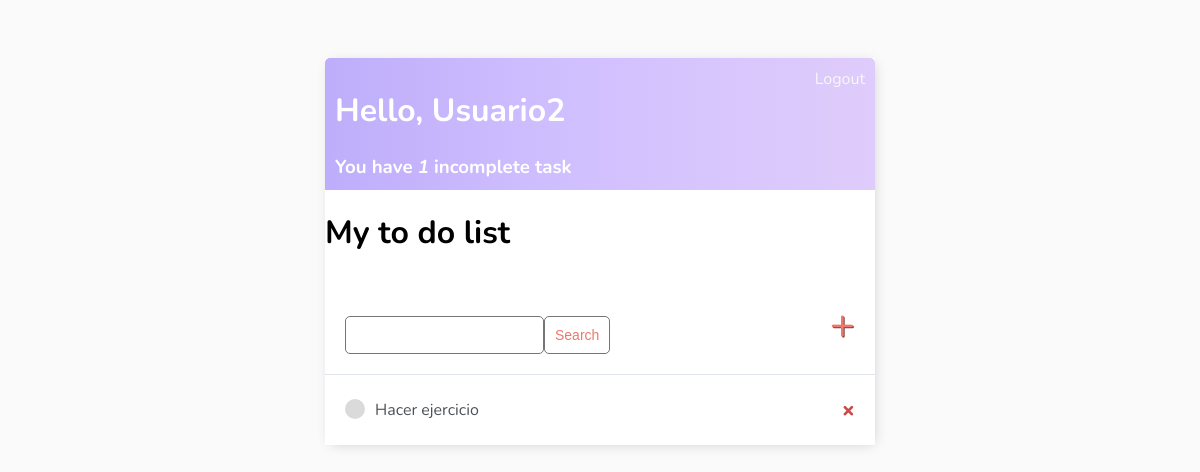
The app's page / (signed in), older data.
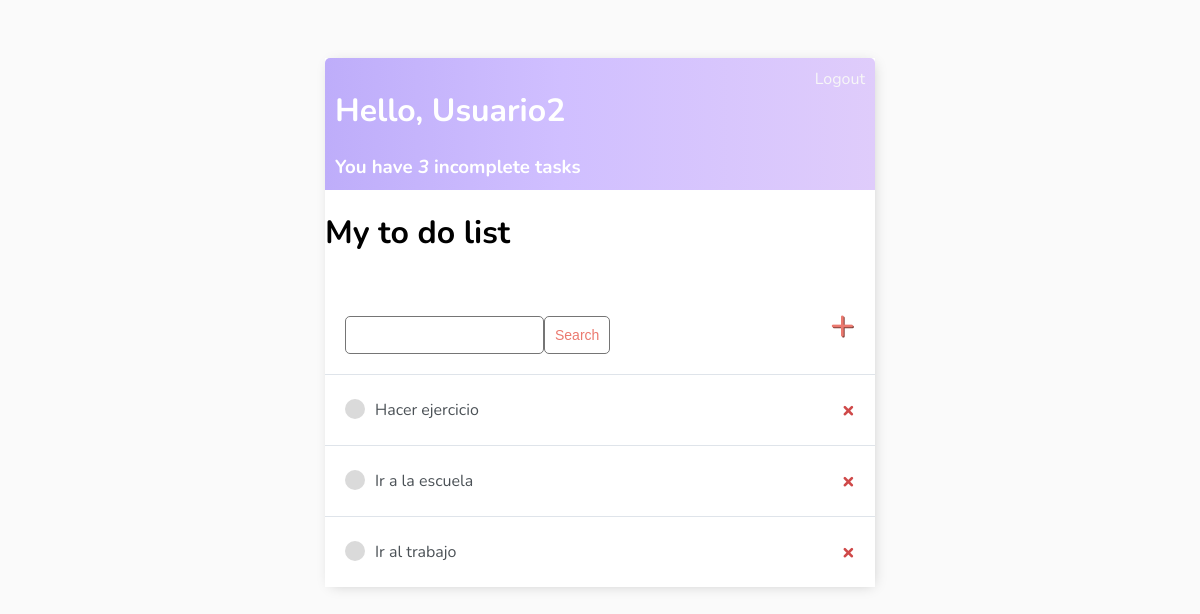
The same page, newer data.
### base/models.py (models this page shows)
class Task(models.Model):
    user = models.ForeignKey(User, on_delete=models.CASCADE, null=True, blank=True)
    title = models.CharField(max_length=200)
    description = models.TextField(null=True, blank=True)
    complete = models.BooleanField(default=False)
    created = models.DateTimeField(auto_now_add=True)
    def __str__(self):
        return self.title # se pone el valor por defecto en titulo
    class Meta:
        ordering = ['complete'] # se ordena el modelo por estado de completado

### base/views.py (the view)
# urls.py: path('', TaskList.as_view(), name='tasks'),
class TaskList(LoginRequiredMixin, ListView):# regresa un template con un queryset de datos
    model = Task
    context_object_name = 'tasks'
    def get_context_data(self, **kwargs):
        context = super().get_context_data(**kwargs)
        context['tasks'] = context['tasks'].filter(user=self.request.user)
        context['count'] = context['tasks'].filter(complete=False).count()
        search_input = self.request.GET.get('search-area') or ''
        if search_input:
            context['tasks'] = context['tasks'].filter(title__icontains=search_input)
        context['search_input'] = search_input
        return context

### base/templates/base/task_list.html
{% extends 'base/main.html' %}
{% block content %}
    <div class="header-bar">
        <div>
            <h1>Hello, {{request.user|title }}</h1>
            <h3 style="margin:0">You have <i>{{count}}</i> incomplete task{{ count|pluralize:"s" }}</h3>
        </div>
        {% if request.user.is_authenticated %}
            <a href="{% url 'logout' %}">Logout</a>
        {% else %}
            <a href="{% url 'login' %}">Login</a>
        {% endif %}
    </div>
    <h1>My to do list {{ color }}</h1>
    <div id="search-add-wrapper">
        <form method="GET" style="margin-top: 20px; display: flex;">
            <input type="text" name="search-area" value="{{ search_input }}">
            <input type="submit" value="Search" class="button">
        </form>
        <a id="add-link" href="{% url 'task-create' %}">&#x2b;</a>
    </div>
    <div class="task-items-wrapper">
        {% for task in tasks %}
        <div class="task-wrapper">
            {% if task.complete %}
                <div class="task-title">
                    <div class="task-complete-icon"></div>
                    <i><s><a href="{% url 'task-update' task.id %}">{{ task }}</a></s></i>
                </div>
                <a class="delete-link" href="{% url 'task-delete' task.id %}">&#215;</a>
            {% else %}
                <div class="task-title">
                <div class="task-incomplete-icon"></div>
                <a href="{% url 'task-update' task.id %}">{{ task }}</a>
            </div>
            <a class="delete-link" href="{% url 'task-delete' task.id %}">&#215;</a>
            {% endif %}
        </div>
        {% empty %}
        <h3>No items in list</h3>
        {% endfor %}
    </div>
{% endblock content %}

### base/templates/base/main.html (shortened to what this page needs)
<!DOCTYPE html>
<html lang="en">
<head>
</head>
<body>
    <div class="container">
        {% block content %}
        {% endblock content %}
    </div>
</body>
</html>

### base/templates/base/main.html (style rules this page uses)
body { background-color: #FAFAFA; font-family: 'Nunito', sans-serif; padding-top: 50px; }
h1, h2, h3, h4, h5, h6, { font-family: 'Raleway', sans-serif; }
a, p { color: #4b5156 }
.container { max-width: 550px; margin: auto; background-color: #FFF; -webkit-box-shadow: 2px 2px 13px -4px rgba(0, 0, 0, 0.21); box-shadow: 2px 2px 13px -4px rgba(0, 0, 0, 0.21); }
.header-bar { display: flex; justify-content: space-between; color: #fff; padding: 10px; border-radius: 5px 5px 0 0; background: linear-gradient(90deg, #BEADFA 0%, #D0BFFF 43%, #DFCCFB 100%); }
.header-bar a { color: rgb(247, 247, 247); text-decoration: none; }
.task-wrapper { display: flex; align-items: center; justify-content: space-between; background-color: #fff; border-top: 1px solid #dfe4ea; overflow: hidden; }
.task-title { display: flex; padding: 20px; }
.task-title a { text-decoration: none; color: #4b5156; margin-left: 10px; }
.task-incomplete-icon { height: 20px; width: 20px; background-color: rgb(218, 218, 218); border-radius: 50%; }
.delete-link { text-decoration: none; font-weight: 900; color: #cf4949; font-size: 22px; padding: 20px; }
#add-link { color: #EB796F; text-decoration: none; font-size: 42px; text-shadow: 1px 1px #81413b; }
#search-add-wrapper { display: flex; justify-content: space-between; align-items: center; padding: 20px; }
input[type=text], input[type=password], textarea { border: 1px solid #757575; border-radius: 5px; padding: 10px; width: 90%; }
.button { border: 1px solid #757575; background-color: #FFF; color: #EB796F; padding: 10px; font-size: 14px; border-radius: 5px; cursor: pointer; text-decoration: none; }

Row changes from the older to the newer data that the page shows:
added Task: title "Ir a la escuela"
added Task: title "Ir al trabajo"
Text that changed along with them:
{{ count }}: "1" → "3"
